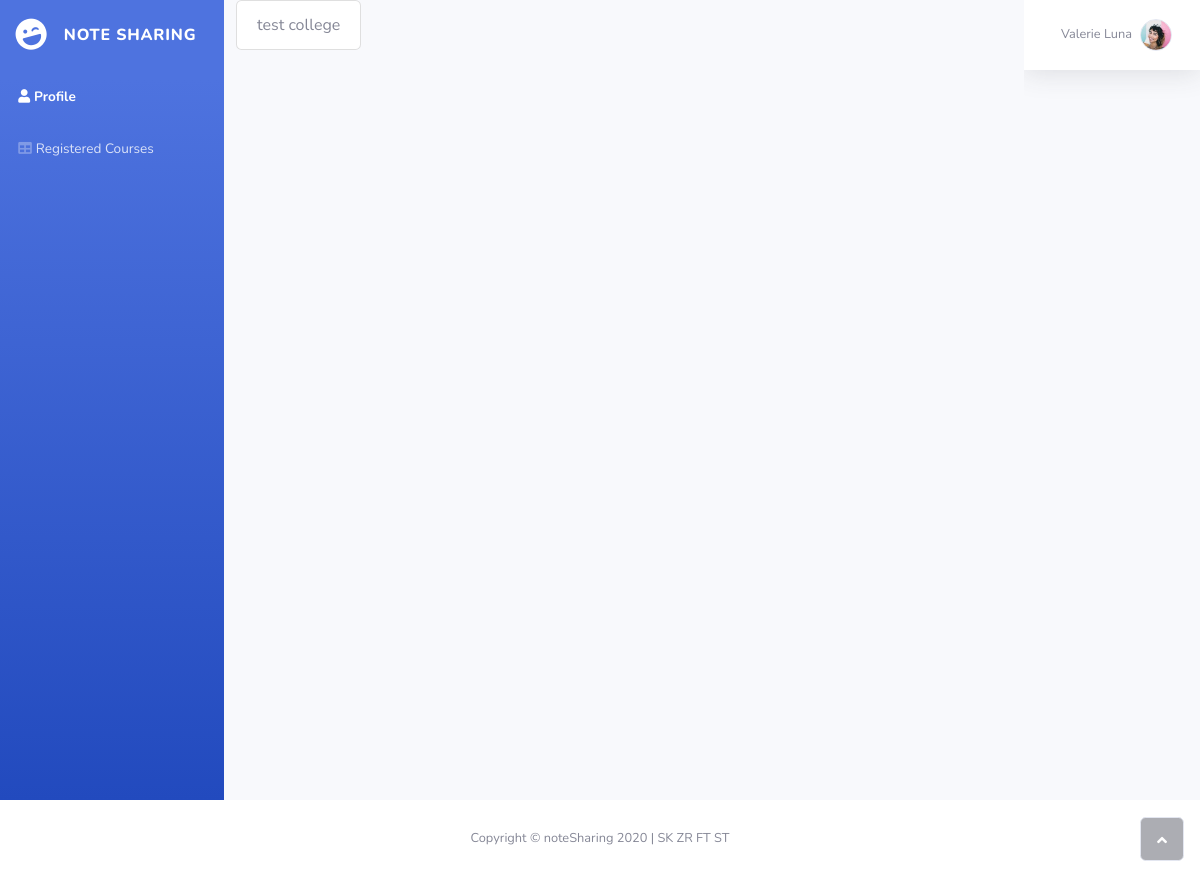
Before: /profile with the older database file.
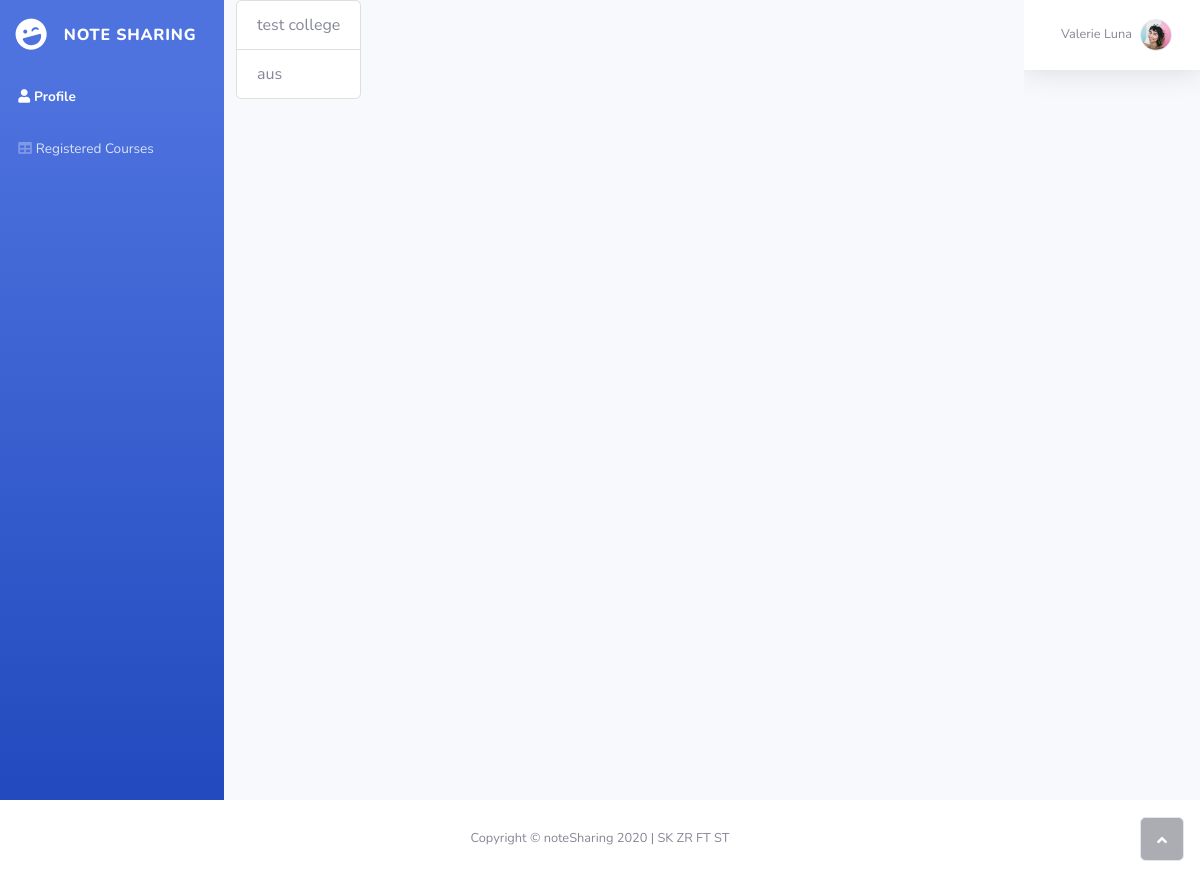
After: the same page with the newer database file.
### swe_project/models.py (models this page shows)
class University(db.Model):
    id=db.Column(db.Integer,primary_key=True)
    name=db.Column(db.String(40),nullable=False,unique=True)
    country=db.Column(db.String(40),nullable=False)

### swe_project/routes.py (the view)
@app.route("/profile", methods=['GET','POST'])
def profile():
    return render_template('profile.html',University=University)

### swe_project/templates/profile.html (shortened to what this page needs)
<!DOCTYPE html>
<html>
<head>
    <link rel="stylesheet" href="static/assets/bootstrap/css/bootstrap.min.css">
    <link rel="stylesheet" href="static/assets/fonts/fontawesome-all.min.css">
</head>
<body id="page-top">
    <div id="wrapper">
        <nav class="navbar navbar-dark align-items-start sidebar sidebar-dark accordion bg-gradient-primary p-0">
            <div class="container-fluid d-flex flex-column p-0">
                <a class="navbar-brand d-flex justify-content-center align-items-center sidebar-brand m-0" href="#">
                    <div class="sidebar-brand-icon rotate-n-15"><i class="fas fa-laugh-wink"></i></div>
                    <div class="sidebar-brand-text mx-3"><span>Note Sharing</span></div>
                </a>
                <ul class="nav navbar-nav text-light" id="accordionSidebar">
                    <li class="nav-item" role="presentation"><a class="nav-link active" href="{{url_for('profile')}}"><i class="fas fa-user"></i><span>Profile</span></a></li>
                    <li class="nav-item" role="presentation"><a class="nav-link" href="{{url_for('registeredcourses')}}"><i class="fas fa-table"></i><span>Registered Courses</span></a></li>
                </ul>
            </div>
        </nav>
        <div class="container align-items-center col-sm-8 bg-gradient-white" id="content-wrapper">
            <div class="row align-items-center">
                    <ul class="list-group">
                    {%for uni in University.query.all()%}
                     <li class="list-group-item">{{uni.name}}</li>
                    {%endfor%}
                    </ul>
            </div>
            </div>
        <div class="d-flex flex-column" id="content-wrapper">
            <div id="content">
                <nav class="navbar navbar-light navbar-expand bg-white shadow mb-4 topbar static-top">
                      <div class="nav-item dropdown no-arrow"><a class="dropdown-toggle nav-link" data-toggle="dropdown" aria-expanded="false" href="#"><span class="d-none d-lg-inline mr-2 text-gray-600 small">Valerie Luna</span><img class="border rounded-circle img-profile" src="static/assets/img/avatars/avatar1.jpeg"></a>
                      </div>
                    </nav>
                    </div>
            </div>
            </div>
        <footer class="bg-white sticky-footer">
            <div class="container my-auto">
                <div class="text-center my-auto copyright"><span>Copyright © noteSharing 2020 | SK ZR FT ST</span></div>
            </div>
        </footer>
    </div><a class="border rounded d-inline scroll-to-top" href="#page-top"><i class="fas fa-angle-up"></i></a></div>
</body>
</html>

Changed rows visible on the page:
added University: name "aus"
